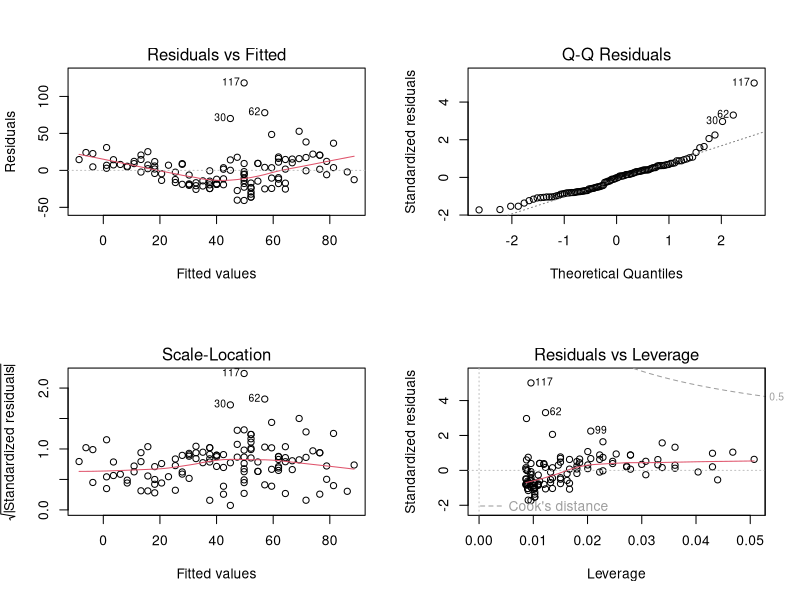
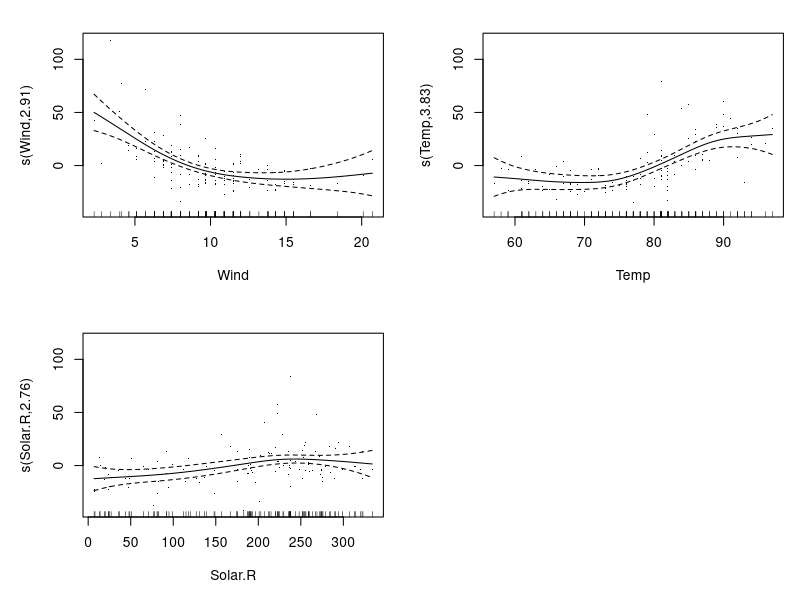
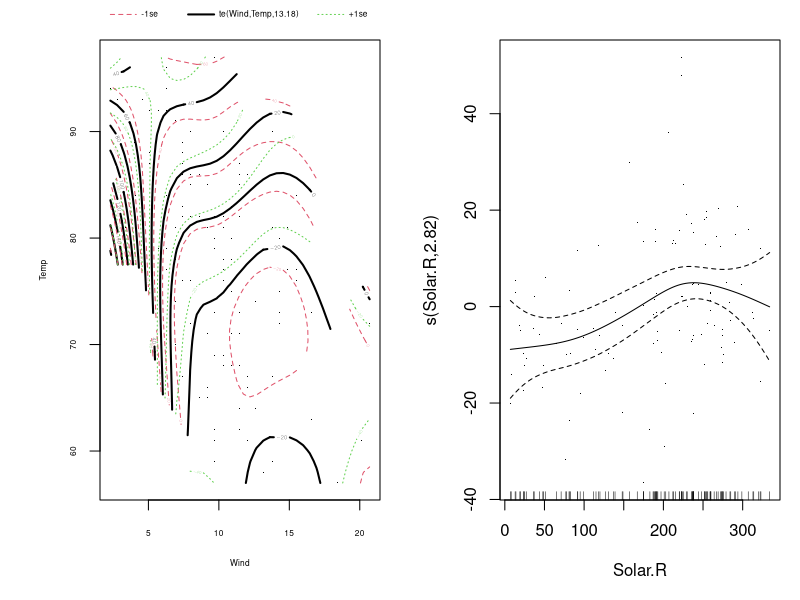
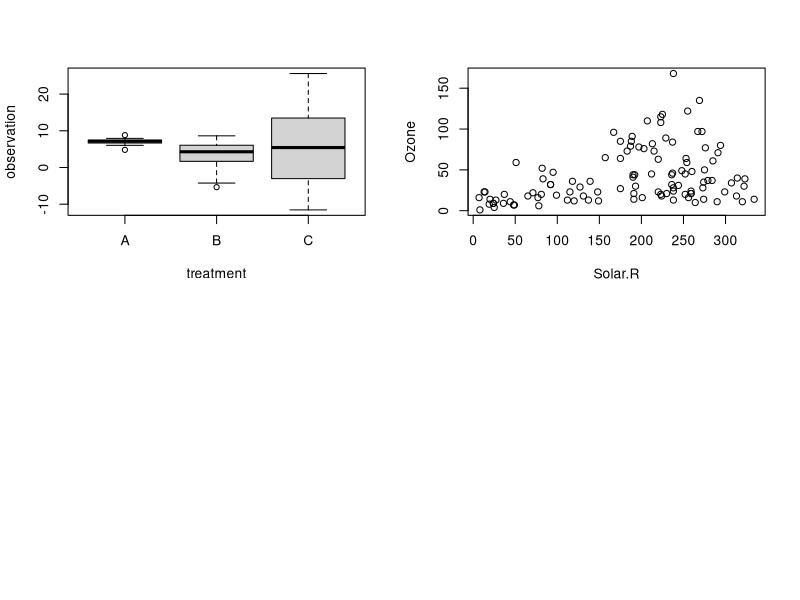

Write the R code that produced these figures, in order.
## ---- chunk 1

## ---- chunk 2
fit = lm(Ozone ~ Temp , data = airquality)
par(mfrow = c(2, 2))
plot(fit)
## ---- chunk 3
library(mgcv)

fit = gam(Ozone ~ s(Wind) + s(Temp) + s(Solar.R) , data = airquality)
summary(fit)

plot(fit, pages = 1, residuals = T)
AIC(fit)
## ---- chunk 4
fit = lm(Ozone ~ Wind + Temp + Solar.R , data = airquality)
AIC(fit)
## ---- chunk 5
fit = gam(Ozone ~ te(Wind, Temp) + s(Solar.R) , data = airquality)
summary(fit)

plot(fit, pages = 1, residuals = T)
AIC(fit)
## ---- chunk 6
fit = gam(Ozone ~ Wind + s(Temp) + s(Solar.R) , data = airquality)
summary(fit)
## ---- chunk 7
set.seed(125)

data = data.frame(treatment = factor(rep(c("A", "B", "C"), each = 15)))
data$observation = c(7, 2 ,4)[as.numeric(data$treatment)] +
  rnorm( length(data$treatment), sd = as.numeric(data$treatment)^2 )
boxplot(observation ~ treatment, data = data)
## ---- chunk 8
fit = lm(observation ~ treatment, data = data)
#summary(fit)
summary(aov(fit))
## ---- chunk 9
library(nlme)

fit = gls(observation ~ treatment, data = data, weights = varIdent(form = ~ 1 | treatment))
summary(fit)
## ---- chunk 10
anova(fit)
## ---- chunk 11
library(glmmTMB)

fit = glmmTMB(observation ~ treatment, data = data, dispformula = ~ treatment)
## ---- chunk 12
summary(fit)
## ---- chunk 13
plot(Ozone ~ Solar.R, data = airquality)
## ---- chunk 14
